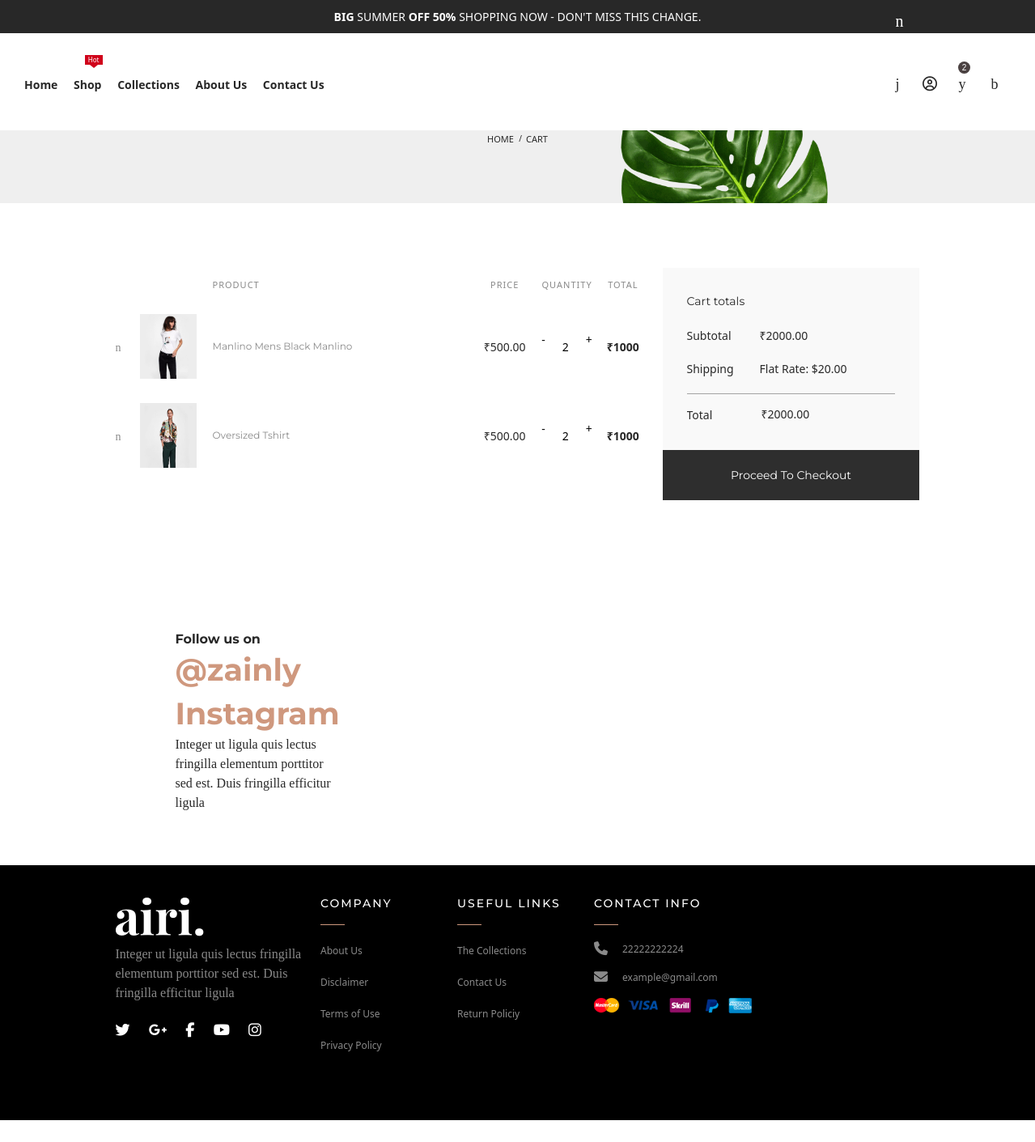
Before: /cart (signed in) with the older database file.
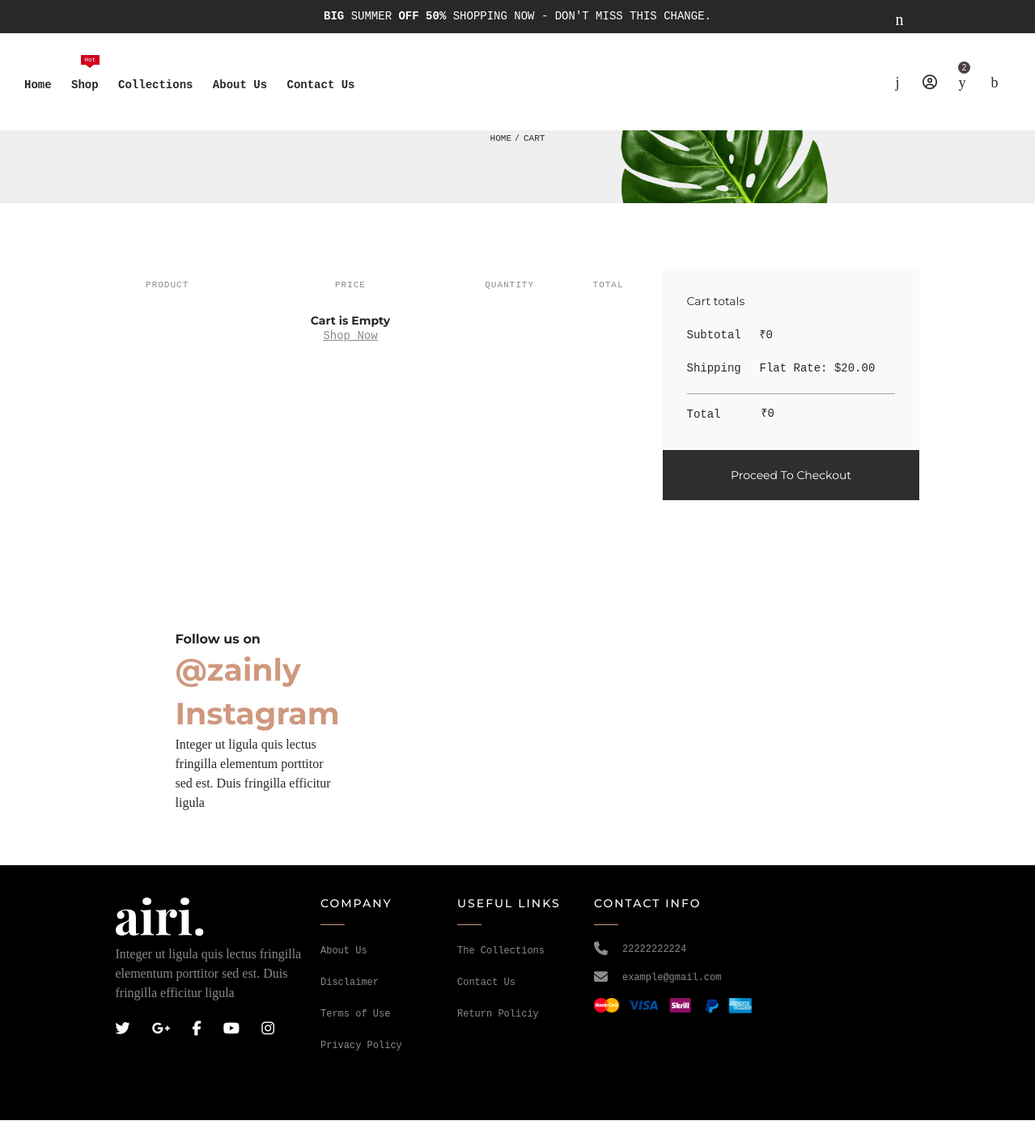
After: the same page with the newer database file.
### dashboard/models.py (models this page shows, shortened)
class Cart(models.Model):
    id=models.AutoField(primary_key=True)
    user = models.ForeignKey(CustomUser, related_name='cart', on_delete=models.CASCADE)
    size = models.ForeignKey(Sizes, related_name='cart', on_delete=models.CASCADE, null=True,blank=True)
    product = models.ForeignKey(Product, related_name='cart', on_delete=models.CASCADE)
    quantity = models.PositiveIntegerField(default=1)
    ordered = models.BooleanField(default=False)
    class Meta:
        verbose_name = "Cart Items"
        verbose_name_plural = "Cart"
        unique_together = ('user', 'product')
        constraints = [
            UniqueConstraint(fields=['user', 'product'], name='unique_user_product')
        ]

class Product(models.Model):
    title = models.CharField(max_length=30)
    product_image = models.ImageField(upload_to='product_images/')
    second_image = models.ImageField(upload_to='product_images/', null=True, blank=True)
    size_chart = models.ImageField(upload_to='size_chart/', null=True, blank=True)
    category = models.ManyToManyField(Categories)
    gender = models.ManyToManyField(Gender)
    description = CKEditor5Field('Text', config_name='extends')
    keywords = models.ManyToManyField(Keywords)
    stars = models.PositiveIntegerField(default=5)
    review = models.PositiveIntegerField(default=1200)
    before_discount_price = models.DecimalField(max_digits=10, decimal_places=2, default=0)
    discount_percent = models.PositiveIntegerField(default=20)
    price = models.DecimalField(max_digits=10, decimal_places=2)
    video_url = models.URLField(blank=True)
    sizes_available = models.ManyToManyField(Sizes)
    created_at = models.DateTimeField(auto_now_add=True)
    updated_at = models.DateTimeField(auto_now=True)
    class Meta:
        verbose_name = "Product"
        verbose_name_plural = "Products"

### home/views.py (the view)
# urls.py: path("cart",cart,name='cart'),
@login_required
def cart(request):
    trending_products = Product.objects.filter(keywords__keyword__icontains='Trending').order_by('-id').distinct()[:6]
    cart_items = Cart.objects.filter(user=request.user).filter(ordered=False)
    categories = Categories.objects.all()
    total = 0
    for x in cart_items:
        total = total + x.product.price * x.quantity
    context = {
        'trending_products':trending_products,
        'categories':categories,
        'total':total,
        'cart_items':cart_items,
    }
    return render(request,'home/cart.html',context)

### home/context_processors.py (called while the page is built)
def custom_site_context(request):
    settings = SiteSettings.objects.all().first()
    categories = Categories.objects.all()
    context = {
        'settings':settings,
        'categories':categories,
    }
    return context

### templates/home/cart.html (shortened to what the changed rows need)
{% extends 'home/base.html' %}
{% block breadcrumb %}
<div class="breadcrumb-area bg--white-6 breadcrumb-bg-1 pt--60 pb--70 pt-lg--40 pb-lg--50 pt-md--30 pb-md--40">
    <div class="container-fluid">
        <div class="row">
            <div class="col-12 text-center">
                <h1 class="page-title">Cart</h1>
            </div>
        </div>
    </div>
</div>
{% endblock breadcrumb %}
{% block body %}
<div class="page-content-inner">
    <div class="container">
        <div class="row pt--80 pb--80 pt-md--45 pt-sm--25 pb-md--60 pb-sm--40">
            <div class="col-lg-8 mb-md--30">
                <form class="cart-form" action="#">
                    <div class="row g-0">
                        <div class="col-12">
                            <div class="table-content table-responsive">
                                <table class="table text-center">
                                    <thead>
                                        <tr>
                                            <th>&nbsp;</th>
                                            <th>&nbsp;</th>
                                            <th class="text-start">Product</th>
                                            <th>price</th>
                                            <th>quantity</th>
                                            <th>total</th>
                                        </tr>
                                    </thead>
                                    {% if cart_items %}
                                    <tbody>
                                        {% for product in cart_items %}
                                        <tr>
                                            <td class="product-remove text-start"><a
                                                    href="/remove-item/{{product.id}}"><i class="dl-icon-close"></i></a>
                                            </td>
                                            <td class="product-thumbnail text-start">
                                                <img src="{{product.product.product_image.url}}" alt="Product Thumnail"
                                                    style="width: 70px;height: 80px;">
                                            </td>
                                            <td class="product-name text-start wide-column">
                                                <h3>
                                                    <a
                                                        href="/product-view/{{product.product.id}}">{{product.product.title}}</a>
                                                </h3>
                                            </td>
                                            <td class="product-price">
                                                <span class="product-price-wrapper">
                                                    <span class="money">₹{{product.product.price}}</span>
                                                </span>
                                            </td>
                                            <td>
                                                <div class="product-quantity d-inline-flex">
                                                    <a href="/decrease-quantity/{{product.id}}" id="sub" class=""
                                                        style="border: none;background-color: white;color: black;">
                                                        -
                                                    </a>
                                                    <input type="number" class="quantity-input" name="quantity" id="qty"
                                                        value="{{product.quantity}}"
                                                        style="width: 50px;border: none;color: black;top: 0;" readonly>
                                                    <a href="/increase-quantity/{{product.id}}" id="add" class=""
                                                        style="border: none;background-color: white;color: black;">
                                                        +
                                                    </a>
                                                </div>
                                            </td>
                                            <td class="product-total-price">
                                                <span class="product-price-wrapper">
                                                    <span class="money"><strong>
                                                        ₹{%widthratio product.product.price 1 product.quantity%}
                                                    </strong></span>
                                                </span>
                                            </td>
                                        </tr>
                                        {% endfor %}
                                    </tbody>
                                    {% else %}
                                    <tbody>
                                        <tr>
                                            <td></td>
                                            <td></td>
                                            <td></td>
                                            <td>
                                                <h4><strong>Cart is Empty</strong></h4>
                                                <a href="/categories" style="text-decoration: underline;">
                                                    Shop Now
                                                </a>
                                            </td>
                                            <td></td>
                                        </tr>
                                    </tbody>
                                    {% endif %}
                                </table>
                            </div>
                        </div>
                    </div>
                </form>
            </div>
            <div class="col-lg-4">
                <div class="cart-collaterals">
                    <div class="cart-totals">
                        <div class="table-content table-responsive">
                            <table class="table order-table">
                                <tbody>
                                    <tr>
                                        <th>Subtotal</th>
                                        <td>₹{{total}}</td>
                                    </tr>
                                    <tr>
                                        <th>Shipping</th>
                                    </tr>
                                    <tr class="order-total">
                                        <th>Total</th>
                                        <td>
                                            <span class="product-price-wrapper">
                                                <span class="money">₹{{total}}</span>
                                            </span>
                                        </td>
                                    </tr>
                                </tbody>
                            </table>
                        </div>
                    </div>
                </div>
            </div>
        </div>
    </div>
</div>
{% endblock body %}

Changed rows visible on the page:
removed Cart: product.product_image (picture), product "Manlino Mens Black Manlino", product.price "500.00", quantity "2", product+quantity "1000"
removed Cart: product.product_image (picture), product "Oversized Tshirt", product.price "500.00", quantity "2", product+quantity "1000"
Other visible differences:
{{ total }}: "2000.00" → "0"
text now shown: "Cart is Empty Shop Now"
